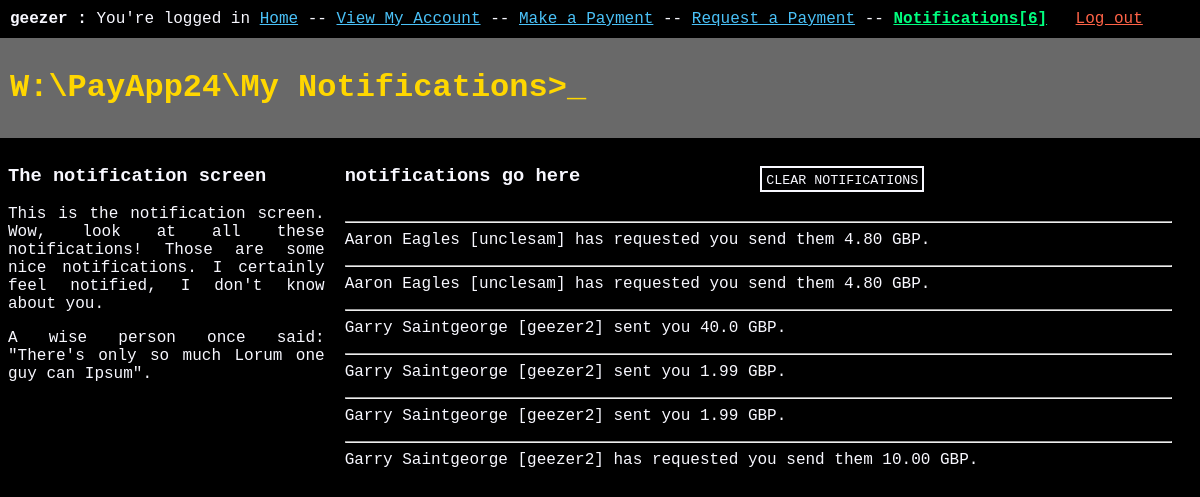
The app's page /payapp/my_notifications (signed in) with its own data.
### payapp/models.py (models this page shows, shortened)
class UserAccount(AbstractUser):
    def get_notifications(self):
        return Notification.objects.filter(user=self)
    def notification_count(self):
        return self.get_notifications().count()
    def notification_list(self):
        return [n.message for n in self.get_notifications()]

class Notification(models.Model):
    user = models.ForeignKey(UserAccount, name="user", on_delete=models.CASCADE)
    message = models.TextField(max_length=256, default="Nothing happened")

### payapp/views.py (the view)
# urls.py: path('my_notifications', csrf_exempt(views.my_notifications)),
@login_required
def my_notifications(request):
    context = default_context(request, "My Notifications")
    if 'clear_notifications' in request.GET:
        request.user.clear_notifications()
    context["notification_list"] = request.user.notification_list()
    return render(request, "user_info/my_notifications.html", context)

### webapps2024/views.py (called while the page is built)
def default_context(_request, page_title: str) -> dict:
    context = {
        'page_title': page_title,
        'logged_in': _request.user.is_authenticated,
        'user': _request.user,
    }
    if context['logged_in']:
        context.update({
            'notification_count': _request.user.notification_count()
        })
    return context

### templates/user_info/my_notifications.html (shortened to what this page needs)
{% extends 'forms/../base_form.html' %}
{% block content %}
    <div class="row">
        <div class="column-narrow">
            <h3>The notification screen</h3>
            <p>
            This is the notification screen. Wow, look at all these notifications!
            Those are some nice notifications. I certainly feel notified, I don't know about you.
            </p>
            <p>
            A wise person once said: "There's only so much Lorum one guy can Ipsum".
            </p>
        </div>
        <div class="column-wide">
            <div class="row">
                <div class="column"><h3>notifications go here</h3></div>
                <div class="column"><br>
                    <form method="get">
                    <button type="submit" name="clear_notifications">CLEAR NOTIFICATIONS</button>
                    </form>
                </div>
                </div>
            <div id="notification_list">
            {% for n in notification_list %}
                <hr class="notif-div">
                {{ n }}
            {% endfor %}
            </div>
        </div>
    </div>
{% endblock %}

### templates/base_form.html (shortened to what this page needs)
{% extends 'base.html' %}

### templates/base.html (shortened to what this page needs)
{% load static %}
<!DOCTYPE html>
<html lang="en">
<head>
    <link rel="stylesheet" href="{% static 'mystyle.css' %}">
    <link rel="stylesheet" href="{% static 'mystyle-collumns.css' %}">
</head>
<body>
<nav>
    {% if logged_in %}
        <b>{{ user.username }} :</b> You're logged in <a href="/">Home</a>
        -- <a href="/payapp/my_account">View My Account</a>
        -- <a href="/payapp/make_payment">Make a Payment</a>
        -- <a href="/payapp/request_payment">Request a Payment</a>
        --
        {% if notification_count %}
            <b><a href="/payapp/my_notifications" id="notifications">Notifications[{{ notification_count }}]</a></b>
        {% else %}
            <a href="/payapp/my_notifications">Notifications</a>
        {% endif %}
        <a href="/payapp/logout" id="logout-button">Log out</a>
    {% else %}
        You're not logged in:
        -- <a href="/payapp/login">Login</a>
        -- <a href="/register">Register</a>
    {% endif %}
</nav>
<header>
    <h1>W:\PayApp24\{{ page_title|title }}>_</h1>
</header>
<div id="content">
    {% block content %}
    {% endblock %}
</div>
</body>
</html>

### static/mystyle.css (style rules this page uses)
body { font-family: "Lucida Console", "Courier New", monospace; background-color: black; color: ghostwhite; margin: 0; height: 100vh; }
p { text-align: justify; text-justify: inter-word; }
h1 { color: gold; }
nav { margin: 10px; }
header { background-color: dimgrey; margin: 0; padding: 10px; border-bottom: #555555; border-bottom-width: 2px; }
input, button { border: 2px solid ghostwhite; margin: 2px; padding: 5px 4px 2px 4px; color: ghostwhite; font-family: "Lucida Console", "Courier New", monospace; background-color: black; }
a { color: #4ac1f7; }
hr { margin-top: 16px; }
#content { margin: 8px; }
#logout-button { color: tomato; float: right; margin-right: 4%; }
#notifications { color: springgreen; }

### static/mystyle-collumns.css (style rules this page uses)
.row { display: flex; }
.column { flex: 100%; padding-right: 20px; }
.column-wide { flex: 162%; padding-right: 20px; }
.column-narrow { flex: 62%; padding-right: 20px; }

### records on screen
UserAccount: username "geezer"
Notification: notification_list "Aaron Eagles [unclesam] has requested you send them 4.80 GBP."
Notification: notification_list "Aaron Eagles [unclesam] has requested you send them 4.80 GBP."
Notification: notification_list "Garry Saintgeorge [geezer2] sent you 40.0 GBP."
Notification: notification_list "Garry Saintgeorge [geezer2] sent you 1.99 GBP."
Notification: notification_list "Garry Saintgeorge [geezer2] sent you 1.99 GBP."
Notification: notification_list "Garry Saintgeorge [geezer2] has requested you send them 10.00 GBP."

### other values on screen
{{ notification_count }} "6"
{{ page_title|title }} "My Notifications"
